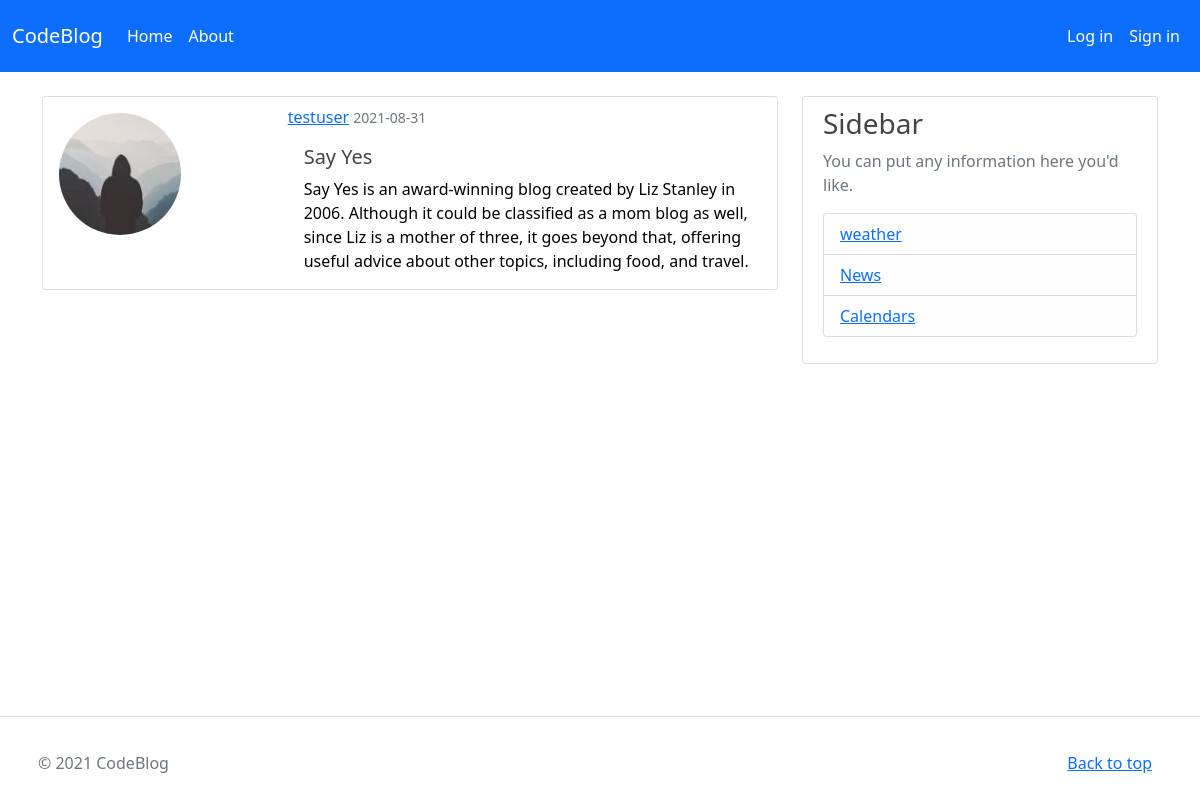
/post/42, run on the app's committed database.
### blog_app/models.py (models this page shows, shortened)
class User(db.Model, UserMixin):
    id = db.Column(db.Integer, primary_key=True)
    username = db.Column(db.String(10), unique=True, nullable=False)
    email = db.Column(db.String(20), unique=True, nullable=False)
    image_file = db.Column(db.String(20), nullable=False, default='default.jpg')
    password = db.Column(db.String(20), nullable=False)
    posts = db.relationship('Post', backref='author', lazy=True)

class Post(db.Model, UserMixin):
    id = db.Column(db.Integer, primary_key=True)
    title = db.Column(db.String(100), nullable=False)
    date_posted = db.Column(db.DateTime, nullable=False, default=datetime.utcnow)
    content = db.Column(db.Text, nullable=False)
    user_id = db.Column(db.Integer, db.ForeignKey('user.id'),nullable=False)

### blog_app/posts/routes.py (the view)
@posts.route("/post/<int:post_id>")
def post(post_id):
    post = Post.query.get_or_404(post_id)
    return render_template('post.html', title=post.title, post=post)

### blog_app/templates/post.html (shortened to what this page needs)
{% extends "layout.html" %}
{% block content %}
<div class="card mb-3" style="max-width: 740px;">
    <article>
        <div class="row g-0">
            <div class="col-md-4">
                <img src="{{url_for('static',filename='profile_pics/'+post.author.image_file)}}"
                    class="img-fluid rounded-circle m-3 mt-3"  width="50%" height="50%"  alt="...">
            </div>
            <div class="col-md-8 mt-2">
                <a class="mr-2 " href="{{url_for('users.user_posts',username=post.author.username)}}">{{ post.author.username }}</a>
                <small class="text-muted">{{ post.date_posted.strftime('%Y-%m-%d') }}</small>
                <div class="card-body">
                    <h5 class="card-title">{{ post.title }}</h5>
                    <p class="card-text">{{ post.content }}</p>
                </div>
            </div>
        </div>
    </article>
</div>
{% endblock %}

### blog_app/static/main.css (style rules this page uses)
body { background: #ffffff; color: #000000; }
h1, h2, h3, h4, h5, h6 { color: #444444; }

### data on the page
User: image_file (picture), author.username "testuser"
Post: date_posted "2021-08-31", title "Say Yes", content "Say Yes is an award-winning blog created by Liz Stanley in 2006. Although it could be classified as a mom blog as well, since Liz is a mother of three, it goes beyond that, offering useful advice about other topics, including food, and travel."
